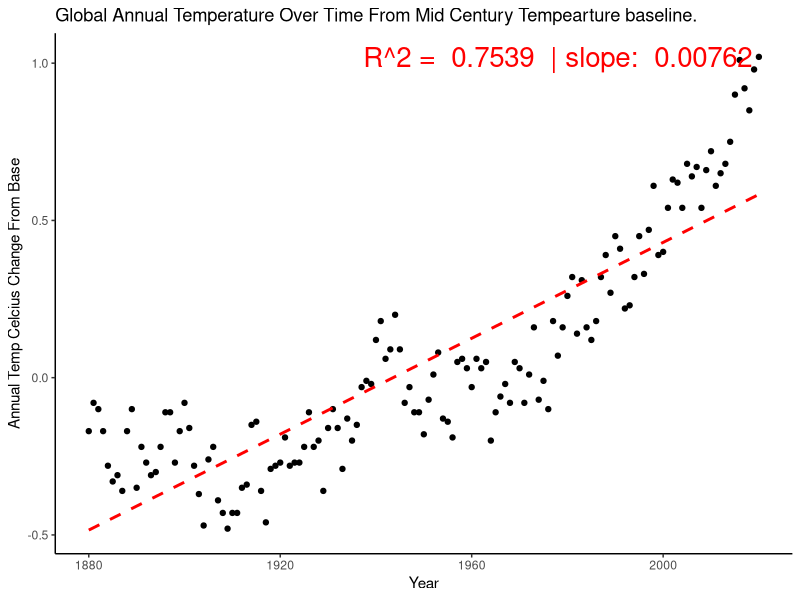
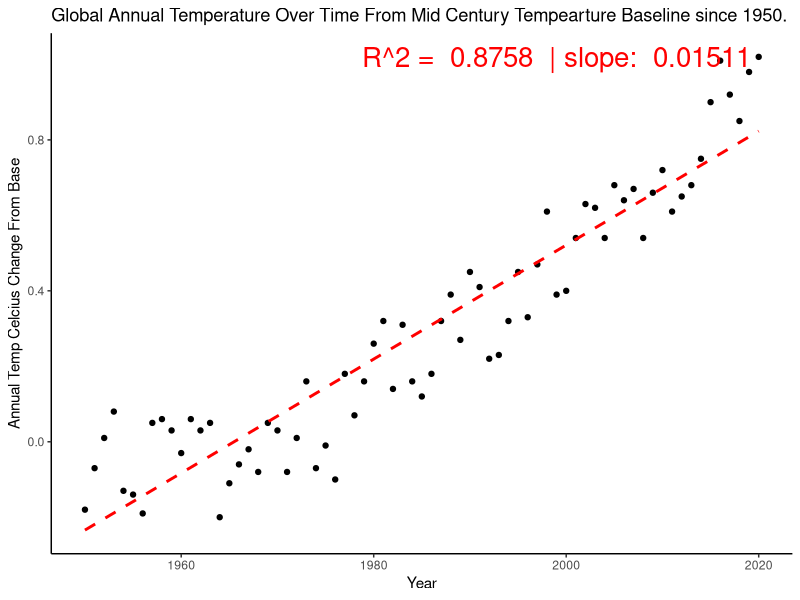
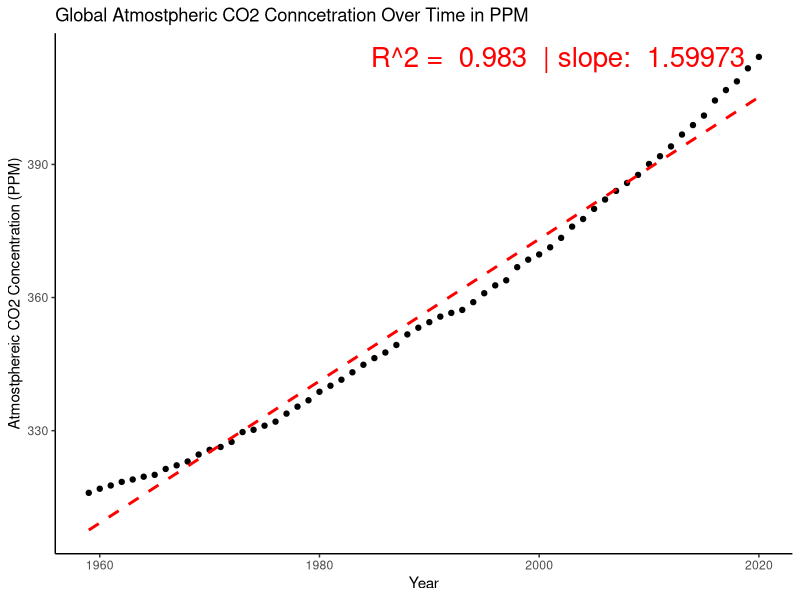
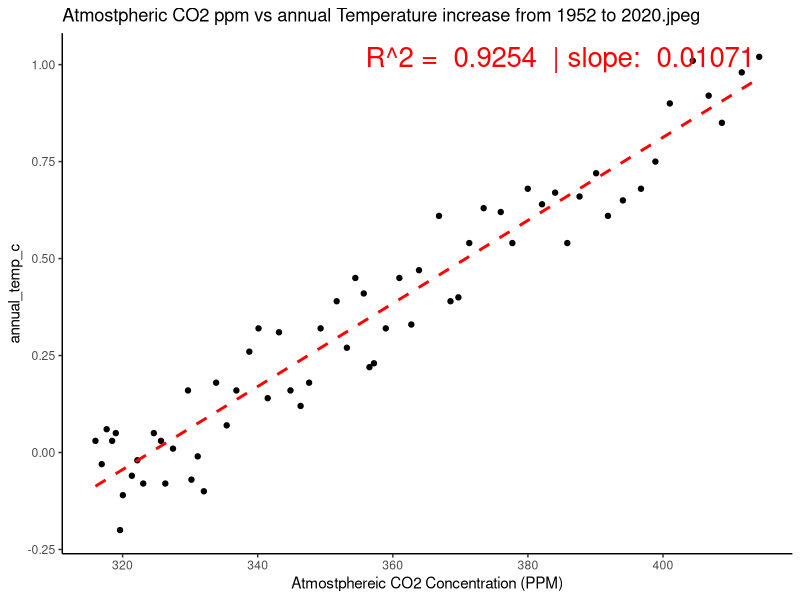

Source code (R) for these figures, in order:
print(getwd())

library(dplyr)
library(ggplot2)
setwd("/media/patrick/250GB/school/comp bio/Lab 6 01/Data")
print("start sucess")
tempsData <- read.csv("global_temps.csv")
rr <- paste("R^2 = ", round(summary(lm(annual_temp_c ~ year, data = tempsData))$r.squared, 4), " | slope: ", round(unname(coef(lm(annual_temp_c ~ year, tempsData))[2]),5))
print(unname(coef(lm(annual_temp_c ~ year, tempsData))[1]))
print(unname(coef(lm(annual_temp_c ~ year, tempsData))[2]))
p <- ggplot(data = tempsData, aes(x= year, y = annual_temp_c))+
    geom_point()+
    geom_smooth(method = "lm", se = F,
        color = "red", linetype = "dashed")+
    theme_classic()+
    ylab("Annual Temp Celcius Change From Base")+
    xlab("Year")+
    annotate("text", x = max(tempsData$year) - (max(tempsData$year) - min(tempsData$year)) * 0.3, y = max(tempsData$annual_temp_c),label = rr, size = 7,color = "red")+
    ggtitle(label = "Global Annual Temperature Over Time From Mid Century Tempearture baseline.")    
#p = p + ggtitle(label = "Big Moose Lake Crustacean Density Over Time") + labs(caption = "Crustacean Density scatter plotted for Big Moose lake (mg ww / L) along the Y axis each year since 1994 along the X axis.\n The line of best fit for the data is plotted with a red dotted line \n and the fit % measureing adherence to the model in R^2 is displayed")
# save your plot using ggsave or "Export"
ggsave("Annual_Temp_C.jpeg", plot = p)

tempsData <- filter(tempsData, year >= 1950)
rr1 <- paste("R^2 = ", round(summary(lm(annual_temp_c ~ year, data = tempsData))$r.squared, 4), " | slope: ", round(unname(coef(lm(annual_temp_c ~ year, tempsData))[2]),5))
print(unname(coef(lm(annual_temp_c ~ year, tempsData))[1]))
print(unname(coef(lm(annual_temp_c ~ year, tempsData))[2]))
p1 <- ggplot(data = tempsData, aes(x= year, y = annual_temp_c))+
    geom_point()+
    geom_smooth(method = "lm", se = F,
        color = "red", linetype = "dashed")+
    theme_classic()+
    ylab("Annual Temp Celcius Change From Base")+
    xlab("Year")+
    annotate("text", x = max(tempsData$year) - (max(tempsData$year) - min(tempsData$year)) * 0.3, y = max(tempsData$annual_temp_c),label = rr1, size = 7,color = "red")+
    ggtitle(label = "Global Annual Temperature Over Time From Mid Century Tempearture Baseline since 1950.")    
#p = p + ggtitle(label = "Big Moose Lake Crustacean Density Over Time") + labs(caption = "Crustacean Density scatter plotted for Big Moose lake (mg ww / L) along the Y axis each year since 1994 along the X axis.\n The line of best fit for the data is plotted with a red dotted line \n and the fit % measureing adherence to the model in R^2 is displayed")
# save your plot using ggsave or "Export"
ggsave("Annual_Temp_C_Since_1950.jpeg", plot = p1)




COdata <- read.csv("combo.csv")
#tempsData <- COdata
rr2 <- paste("R^2 = ", round(summary(lm(annual_co2_ppm ~ year, data = COdata))$r.squared, 4), " | slope: ", round(unname(coef(lm(annual_co2_ppm ~ year, COdata))[2]),5))
print(unname(coef(lm(annual_co2_ppm ~ year, COdata))[1]))
print(unname(coef(lm(annual_co2_ppm ~ year, COdata))[2]))
p2 <- ggplot(data = COdata, aes(x= year, y = annual_co2_ppm))+
    geom_point()+
    geom_smooth(method = "lm", se = F,
        color = "red", linetype = "dashed")+
    theme_classic()+
    ylab("Atmostphereic CO2 Concentration (PPM)")+
    xlab("Year")+
    annotate("text", x = max(COdata$year) - (max(COdata$year) - min(COdata$year)) * 0.3, y = max(COdata$annual_co2_ppm),label = rr2, size = 7,color = "red")+
    ggtitle(label = "Global Atmostpheric CO2 Conncetration Over Time in PPM")    
#p = p + ggtitle(label = "Big Moose Lake Crustacean Density Over Time") + labs(caption = "Crustacean Density scatter plotted for Big Moose lake (mg ww / L) along the Y axis each year since 1994 along the X axis.\n The line of best fit for the data is plotted with a red dotted line \n and the fit % measureing adherence to the model in R^2 is displayed")
# save your plot using ggsave or "Export"
ggsave("CO2 over time.jpeg", plot = p2)


COdata <- read.csv("combo.csv")
#tempsData <- COdata
rr2 <- paste("R^2 = ", round(summary(lm(annual_temp_c ~ annual_co2_ppm, data = COdata))$r.squared, 4), " | slope: ", round(unname(coef(lm(annual_temp_c ~ annual_co2_ppm, COdata))[2]),5))
print(unname(coef(lm(annual_temp_c ~ annual_co2_ppm, COdata))[1]))
print(unname(coef(lm(annual_temp_c ~ annual_co2_ppm, COdata))[2]))
p2 <- ggplot(data = COdata, aes(x= annual_co2_ppm, y = annual_temp_c))+
    geom_point()+
    geom_smooth(method = "lm", se = F,
        color = "red", linetype = "dashed")+
    theme_classic()+
    ylab("annual_temp_c")+
    xlab("Atmostphereic CO2 Concentration (PPM)")+
    annotate("text", x = max(COdata$annual_co2_ppm) - (max(COdata$annual_co2_ppm) - min(COdata$annual_co2_ppm)) * 0.3, y = max(COdata$annual_temp_c),label = rr2, size = 7,color = "red")+
    ggtitle(label = "Atmostpheric CO2 ppm vs annual Temperature increase from 1952 to 2020.jpeg")    
#p = p + ggtitle(label = "Big Moose Lake Crustacean Density Over Time") + labs(caption = "Crustacean Density scatter plotted for Big Moose lake (mg ww / L) along the Y axis each year since 1994 along the X axis.\n The line of best fit for the data is plotted with a red dotted line \n and the fit % measureing adherence to the model in R^2 is displayed")
# save your plot using ggsave or "Export"
ggsave("CO2 vs annual Temperature increase from 1952 to 2020.jpeg", plot = p2)